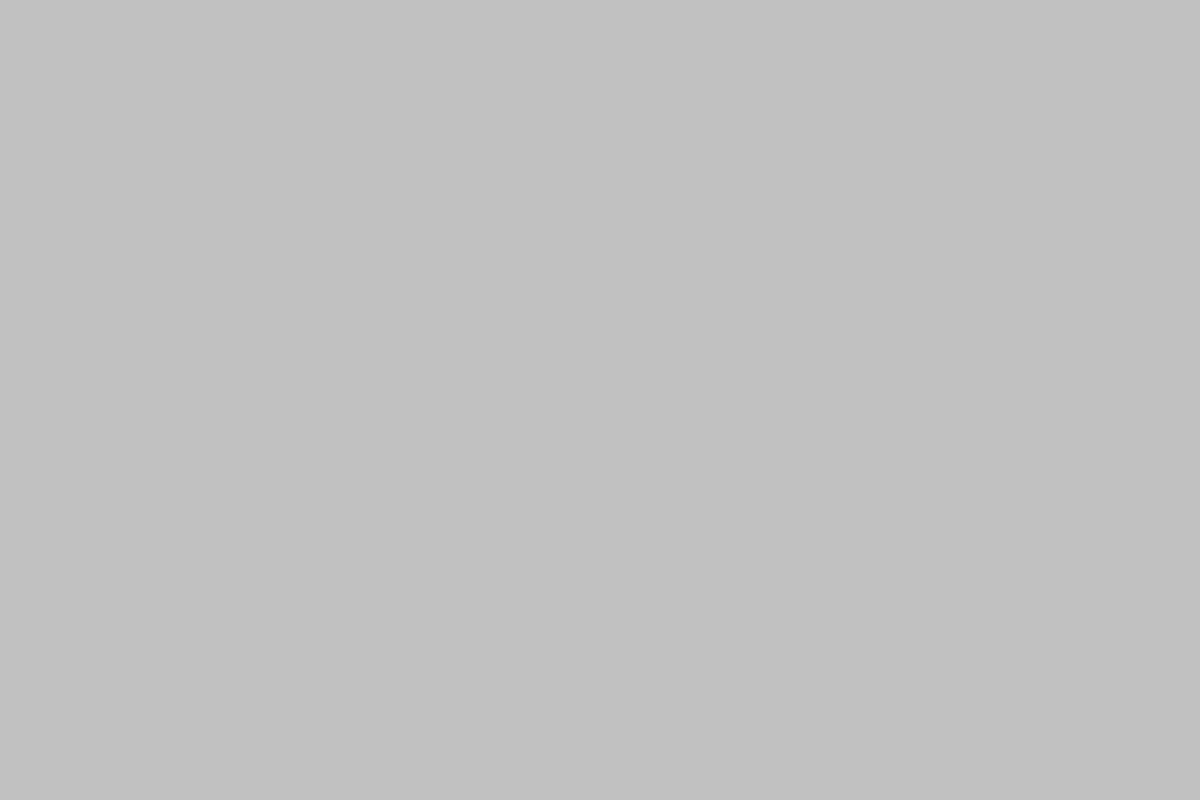
Frame 1 (no input)
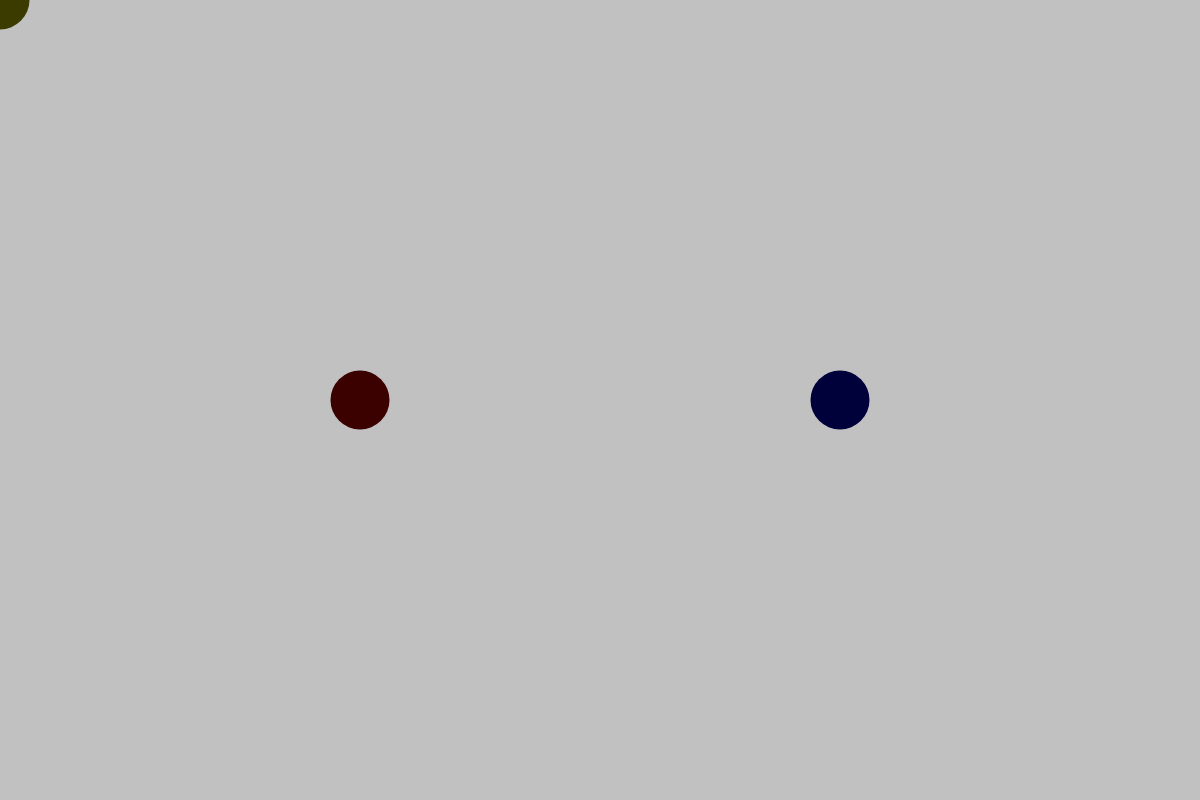
Frame 60 (no input)
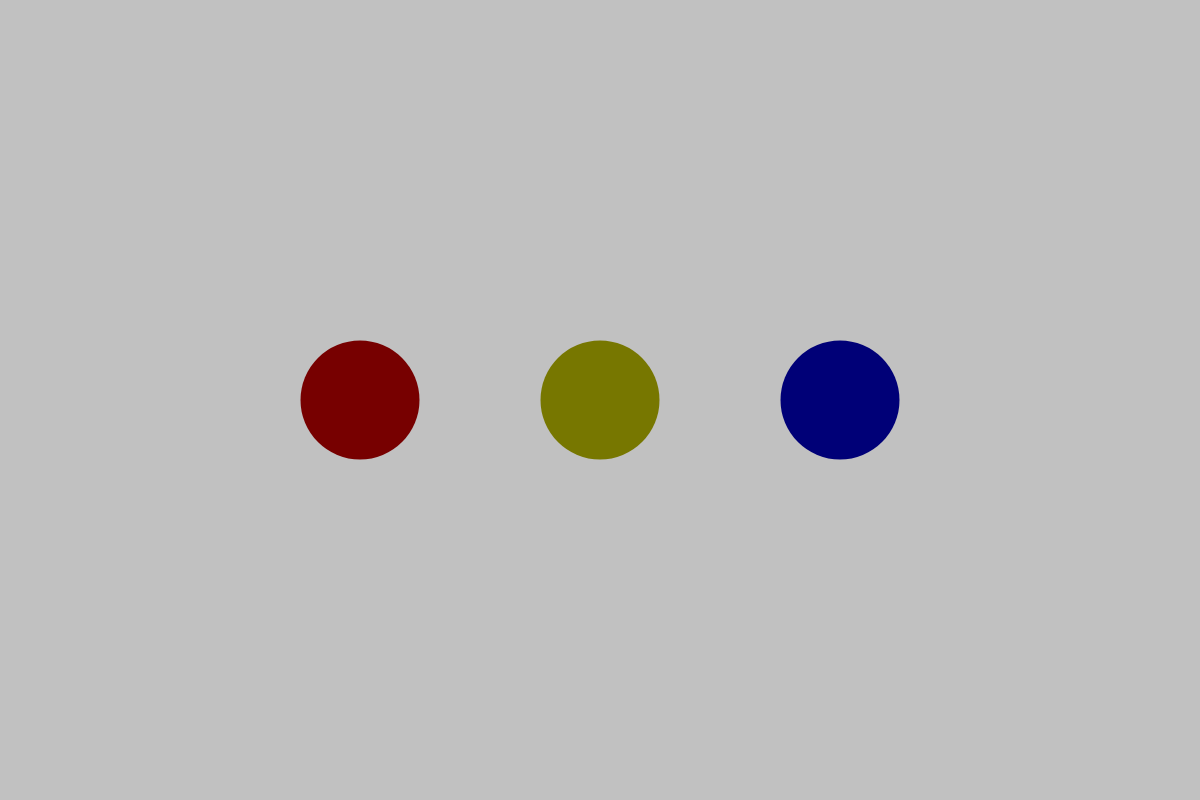
Frame 120 (the mouse pressed at the canvas centre since frame 60)

The p5.js sketch that drew these frames (run headless with seeded random() and noise() and a simulated clock; from frame 60 on, the mouse is pressed at the canvas centre):

// p5.js sketch
// ── sketch.js
function setup() {
  createCanvas(windowWidth, 800);
  frameRate(30);
}

let ellipseWidth = 0;
let ellipseHeight = 0;
let ellipseColor = 0;

function draw() {
  noCursor();
  noStroke();
  background((193, 193, 193));

  push();

  //static circles
  push();

  //circle 1
  fill(ellipseColor,0,0);
  //removed: fill('rgba(ellipseColor,0,0,.5)')
  ellipse(windowWidth * .3, 400, ellipseWidth, ellipseHeight);
  pop();

  push();
  //circle 2
  fill(0,0,ellipseColor,[127]);
  //removed: fill('rgba(0,0,ellipseColor,.5)')
  ellipse(windowWidth * .7, 400, ellipseWidth, ellipseHeight);
  pop();
  pop();

  push();
  //moving circle
  fill(ellipseColor, ellipseColor,0);
  //removed: fill('rgba(ellipseColor, ellipseColor, 0, .5)')
  //when using the removed code the varibales to change the color no longer work
  //can varibales not be used while an alpha value is also being used?

  ellipse(mouseX,mouseY,ellipseWidth,ellipseHeight);
  pop();


  ellipseWidth = ellipseWidth + 1;
  ellipseHeight = ellipseHeight + 1;
  ellipseColor = ellipseColor + 1;
  ellipseColor = ellipseColor % 255;
}
